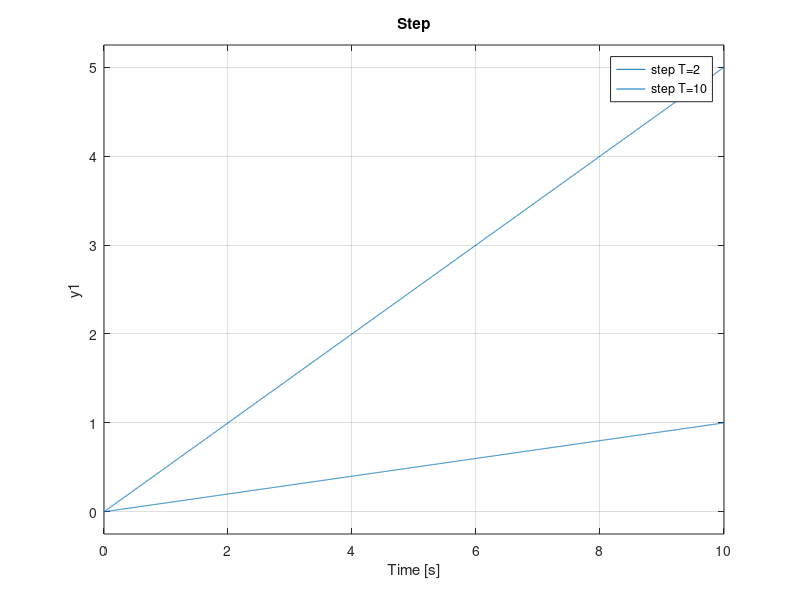

This chart was generated by the following MATLAB code:
clear all
close all
clc

T = 2;

Gt2 = tf(1,[2 0]);
Gt10 = tf(1, [10 0]);

subplot(2,1,1);
impulse(Gt2);
xlabel('s');
ylabel('G(s)');
grid on;
hold on;
impulse(Gt10);
title('Impulse')
legend('impulse T=2','impulse T=10');

subplot(2,1,2);
step(Gt2);
xlabel('s');
ylabel('G(s)');
grid on;
hold on;
step(Gt10);
title('Step')
legend('step T=2','step T=10');
